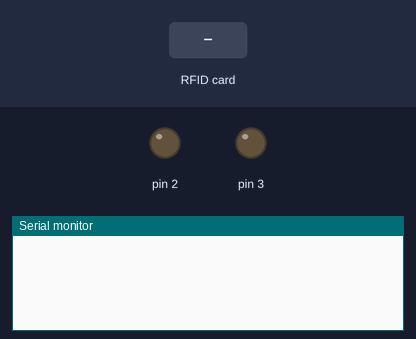
A sketch run on a simulated Arduino Uno, built with avr-gcc and run on an emulated ATmega328P. On the bench: output pins drawn as LEDs (lit = HIGH), the last lines printed to the serial monitor. The test bench sets the inputs (shaded band). Pins used as bus, display or sensor lines are not drawn.

Above: at 1.2 s.
1.3 s: RFID card 7C 68 C0 04 held to the reader
At 1.7 s:
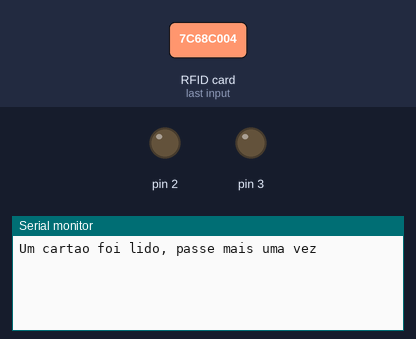
At 3.1 s:
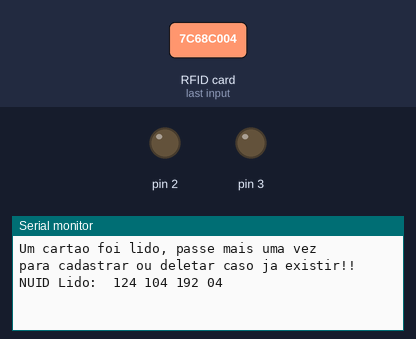

Measured:
- after the input at 1.3 s, the serial monitor: prints a new line at once (image 1)

The sketch:

sketch_testLibrary.ino
```cpp
#include <NuidUtils.h>
#include <SPI.h>
#include <MFRC522.h>
#include <pt.h>
#include <EEPROM.h>


//const byte *masterKey[] = {0x7C 0x68 0xC0 0x04};
byte  masterKey[] = {0x7C,0x68,0xC0,0x04};
int programMode = 1;
/*
 * 0- Read Only
 * 1- Add Card Mode
 * 2- Remove Card Mode
 * 3- Working in...
 */


#define SS_PIN 10
#define RST_PIN 9
MFRC522 rfid(SS_PIN, RST_PIN); // Instance of the class
MFRC522::MIFARE_Key key;
NuidUtils nuidUtils;

void printHex(byte *buffer, int bufferSize) {
    for (byte i = 0; i < bufferSize; i++) {
      Serial.print(buffer[i] < 0x10 ? " 0" : " ");
      Serial.print(buffer[i]);
    }
}

void setup() {

  //Serial setup
  Serial.begin(9600);

  //RFID setup
  SPI.begin(); // Init SPI bus
  rfid.PCD_Init(); // Init MFRC522
    for (byte i = 0; i < 6; i++) {
    key.keyByte[i] = 0xFF;
  }


  // LED
  pinMode(3,OUTPUT);
  pinMode(2,OUTPUT);
  //Limpando os registros
  //nuidUtils.reset();
}
byte lastUid[4];
void loop() {
  // put your main code here, to run repeatedly:

  //if(programMode == 1){
    //Serial.print("Passe o cartão a ser adicionado");
      // Look for new cards
    if ( ! rfid.PICC_IsNewCardPresent())
     return;

    // Verify if the NUID has been readed
    if ( ! rfid.PICC_ReadCardSerial())
      return;


      Serial.println("Um cartao foi lido, passe mais uma vez");
      delay(500);
      Serial.println("para cadastrar ou deletar caso ja existir!!");
      delay(500);
      Serial.print("NUID Lido: ");
      printHex(rfid.uid.uidByte,4);
      Serial.println("");
      if(nuidUtils.compare(lastUid,rfid.uid.uidByte)){
        if(nuidUtils.search(lastUid)){
            nuidUtils.removeByUid(lastUid);
        }else{
            nuidUtils.add(lastUid);
        }
        lastUid[0] = 0x00;
        lastUid[1] = 0x00;
        lastUid[2] = 0x00;
        lastUid[3] = 0x00;
      }else{
        lastUid[0] = rfid.uid.uidByte[0];
        lastUid[1] = rfid.uid.uidByte[1];
        lastUid[2] = rfid.uid.uidByte[2];
        lastUid[3] = rfid.uid.uidByte[3];
      }
      delay(1000);

}
```
